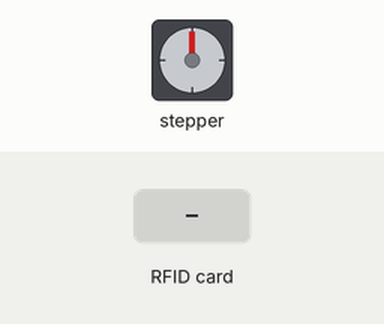
Simulated run of this sketch. Board: ESP32. Shown: stepper motor. The test bench sets the inputs (shaded band). Stepper angles assume 2048 steps per turn; what the sketch prints to the serial monitor is not drawn.

Above: at 1.8 s.
1.9 s: RFID card 67 67 67 67 held to the reader
At 5.6 s:
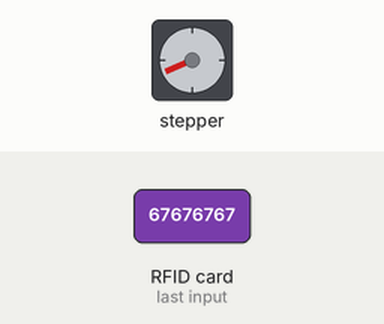
7.9 s: RFID card 64 3E 32 03 held to the reader
At 10.4 s:
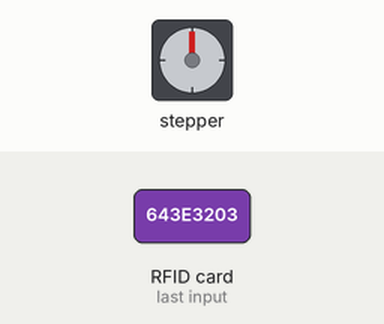
Timing chart, 0 to 18.6 s (numbered marks = the images above; inputs shaded):
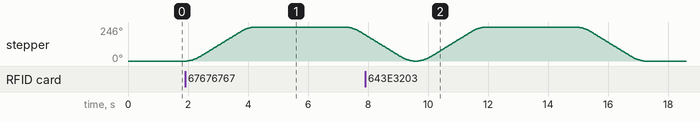

Measured:
- after the input at 1.9 s, stepper: turns 246° clockwise in 2.3 s, then 57° counter-clockwise in 0.65 s

The sketch:

V3Final.ino
```cpp
#include <WiFi.h>
#include <WebServer.h>
#include <SPI.h>
#include <MFRC522.h>
#include <AccelStepper.h>

// =================================================================
// STEPPER MOTOR - COMPLETELY REBUILT
// =================================================================

// Hardware pins
#define MOTOR_PIN1 39
#define MOTOR_PIN2 40
#define MOTOR_PIN3 41
#define MOTOR_PIN4 42

// Create stepper with FULL4WIRE for maximum torque
AccelStepper motor(AccelStepper::FULL4WIRE, MOTOR_PIN1, MOTOR_PIN3, MOTOR_PIN2, MOTOR_PIN4);

// Motor specifications for 28BYJ-48
#define STEPS_PER_REV 2048
#define DOOR_TRAVEL_STEPS 800

// Performance tuning - these are CRITICAL
#define MOTOR_MAX_SPEED 800.0      // Reduced for reliability
#define MOTOR_ACCELERATION 1500.0  // Gentler acceleration
#define DOOR_HOLD_TIME_MS 3000     // How long door stays open

// Position definitions
#define POS_CLOSED 0
#define POS_OPEN 1400

// Motor state machine
typedef enum {
  MOTOR_IDLE,           // Ready for commands
  MOTOR_OPENING,        // Moving to open position
  MOTOR_OPEN_HOLDING,   // Door is open, waiting
  MOTOR_CLOSING,        // Moving to closed position
  MOTOR_ERROR           // Something went wrong
} MotorState_t;

MotorState_t motorState = MOTOR_IDLE;
unsigned long motorStateStartTime = 0;
unsigned long motorMoveStartTime = 0;

// Motor statistics
unsigned long totalMoves = 0;
unsigned long failedMoves = 0;

// =================================================================
// RFID SYSTEM
// =================================================================

#define RST_PIN 16
#define SS_1    4
#define SS_2    5
#define PIN_SCK   6
#define PIN_MISO  15
#define PIN_MOSI  7

MFRC522 rfidReader1(SS_1, RST_PIN);
MFRC522 rfidReader2(SS_2, RST_PIN);

bool lastCardStateR1 = false;
bool lastCardStateR2 = false;

// =================================================================
// WEB SERVER
// =================================================================

WebServer webServer(80);

// =================================================================
// GOAT DATABASE
// =================================================================

typedef struct {
  const char* name;
  uint8_t uid[4];
} GoatRecord_t;

GoatRecord_t knownGoats[] = {
  {"Bron",    {0x64, 0x3E, 0x32, 0x03}},
  {"TFrance", {0xB9, 0x72, 0xA9, 0x11}},
  {"BigO",    {0xF9, 0xEF, 0x61, 0x12}}
};

#define NUM_KNOWN_GOATS (sizeof(knownGoats) / sizeof(knownGoats[0]))
#define MAX_GOATS_IN_BARN 10

String barnOccupants[MAX_GOATS_IN_BARN];
int barnPopulation = 0;

// Thread safety for dual-core operation
SemaphoreHandle_t barnDataMutex;

// =================================================================
// MOTOR CONTROL FUNCTIONS
// =================================================================

void motorInit() {
  motor.setMaxSpeed(MOTOR_MAX_SPEED);
  motor.setAcceleration(MOTOR_ACCELERATION);
  motor.setCurrentPosition(POS_CLOSED);
  motorState = MOTOR_IDLE;

  Serial.println("[MOTOR] Initialized");
  Serial.printf("  Max Speed: %.0f steps/sec\n", MOTOR_MAX_SPEED);
  Serial.printf("  Acceleration: %.0f steps/sec²\n", MOTOR_ACCELERATION);
  Serial.printf("  Travel Distance: %d steps\n", DOOR_TRAVEL_STEPS);
}

void motorOpenDoor() {
  if (motorState != MOTOR_IDLE) {
    Serial.println("[MOTOR] Busy - command ignored");
    return;
  }

  Serial.println("[MOTOR] ▶ Opening door...");
  motor.moveTo(POS_OPEN);
  motorState = MOTOR_OPENING;
  motorStateStartTime = millis();
  motorMoveStartTime = millis();
  totalMoves++;
}

void motorUpdate() {
  // MUST be called every loop - this is what actually moves the motor
  motor.run();

  // State machine
  switch (motorState) {

    case MOTOR_IDLE:
      // Nothing to do - waiting for command
      break;

    case MOTOR_OPENING:
      if (motor.distanceToGo() == 0) {
        // Reached open position
        unsigned long moveTime = millis() - motorMoveStartTime;
        int finalPos = motor.currentPosition();

        Serial.printf("[MOTOR] ✓ Door OPEN (position: %d, time: %lu ms)\n", finalPos, moveTime);

        // Check if we reached the target
        if (finalPos != POS_OPEN) {
          Serial.printf("[MOTOR] ⚠ Warning: Expected %d, got %d\n", POS_OPEN, finalPos);
          failedMoves++;
        }

        motorState = MOTOR_OPEN_HOLDING;
        motorStateStartTime = millis();
      }
      break;

    case MOTOR_OPEN_HOLDING:
      // Door is open, waiting for timer
      if (millis() - motorStateStartTime >= DOOR_HOLD_TIME_MS) {
        Serial.println("[MOTOR] ◀ Closing door...");
        motor.moveTo(POS_CLOSED);
        motorState = MOTOR_CLOSING;
        motorMoveStartTime = millis();
      }
      break;

    case MOTOR_CLOSING:
      if (motor.distanceToGo() == 0) {
        // Reached closed position
        unsigned long moveTime = millis() - motorMoveStartTime;
        int finalPos = motor.currentPosition();

        Serial.printf("[MOTOR] ✓ Door CLOSED (position: %d, time: %lu ms)\n", finalPos, moveTime);

        // Check if we reached the target
        if (finalPos != POS_CLOSED) {
          Serial.printf("[MOTOR] ⚠ Warning: Expected %d, got %d\n", POS_CLOSED, finalPos);
          failedMoves++;
        }

        motorState = MOTOR_IDLE;
        Serial.println("[MOTOR] Ready for next operation");
        Serial.println("─────────────────────────────────────");
      }
      break;

    case MOTOR_ERROR:
      // Error state - requires manual reset
      Serial.println("[MOTOR] ERROR STATE - Manual intervention required");
      break;
  }
}

bool motorIsIdle() {
  return (motorState == MOTOR_IDLE);
}

void motorPrintStats() {
  Serial.printf("[MOTOR STATS] Total: %lu, Failed: %lu, Success Rate: %.1f%%\n",
                totalMoves, failedMoves,
                totalMoves > 0 ? (100.0 * (totalMoves - failedMoves) / totalMoves) : 100.0);
}

// =================================================================
// GOAT TRACKING FUNCTIONS
// =================================================================

void barnAddGoat(String name) {
  xSemaphoreTake(barnDataMutex, portMAX_DELAY);

  // Check if already in barn
  for (int i = 0; i < barnPopulation; i++) {
    if (barnOccupants[i] == name) {
      Serial.printf("[BARN] %s already inside\n", name.c_str());
      xSemaphoreGive(barnDataMutex);
      return;
    }
  }

  // Add to barn
  if (barnPopulation < MAX_GOATS_IN_BARN) {
    barnOccupants[barnPopulation] = name;
    barnPopulation++;
    Serial.printf("[BARN] ➜ %s ENTERED (total: %d)\n", name.c_str(), barnPopulation);
  } else {
    Serial.println("[BARN] ✗ FULL - cannot add more goats!");
  }

  xSemaphoreGive(barnDataMutex);
}

void barnRemoveGoat(String name) {
  xSemaphoreTake(barnDataMutex, portMAX_DELAY);

  // Find and remove
  for (int i = 0; i < barnPopulation; i++) {
    if (barnOccupants[i] == name) {
      // Shift remaining goats
      for (int j = i; j < barnPopulation - 1; j++) {
        barnOccupants[j] = barnOccupants[j + 1];
      }
      barnPopulation--;
      Serial.printf("[BARN] ← %s EXITED (total: %d)\n", name.c_str(), barnPopulation);
      xSemaphoreGive(barnDataMutex);
      return;
    }
  }

  Serial.printf("[BARN] %s not found in barn\n", name.c_str());
  xSemaphoreGive(barnDataMutex);
}

// =================================================================
// RFID FUNCTIONS
// =================================================================

String rfidUidToString(MFRC522::Uid &uid) {
  String result = "";
  for (byte i = 0; i < uid.size; i++) {
    if (uid.uidByte[i] < 0x10) result += "0";
    result += String(uid.uidByte[i], HEX);
    if (i < uid.size - 1) result += ":";
  }
  result.toUpperCase();
  return result;
}

const char* rfidIdentifyGoat(MFRC522::Uid &uid) {
  if (uid.size < 4) return nullptr;

  for (int i = 0; i < NUM_KNOWN_GOATS; i++) {
    bool match = true;
    for (int j = 0; j < 4; j++) {
      if (knownGoats[i].uid[j] != uid.uidByte[j]) {
        match = false;
        break;
      }
    }
    if (match) return knownGoats[i].name;
  }

  return nullptr;
}

void rfidCheckReader(MFRC522 &reader, int readerNumber, bool &lastState) {
  bool cardPresent = reader.PICC_IsNewCardPresent() && reader.PICC_ReadCardSerial();

  if (cardPresent && !lastState) {
    // Card just detected
    String uid = rfidUidToString(reader.uid);
    const char* goatName = rfidIdentifyGoat(reader.uid);
    String goat = goatName ? String(goatName) : "UNKNOWN";

    Serial.printf("[RFID-%d] Detected: %s (%s)\n", readerNumber, goat.c_str(), uid.c_str());

    // Update barn tracking
    if (readerNumber == 1) {
      barnAddGoat(goat);
    } else if (readerNumber == 2) {
      barnRemoveGoat(goat);
    }

    // Trigger door
    if (motorIsIdle()) {
      motorOpenDoor();
    } else {
      Serial.println("[RFID] Motor busy - ignoring scan");
    }

    reader.PICC_HaltA();
    reader.PCD_StopCrypto1();
    lastState = true;

  } else if (!cardPresent) {
    lastState = false;
  }
}

// =================================================================
// WEB SERVER HANDLERS
// =================================================================

const char HTML_PAGE[] PROGMEM = R"rawliteral(
<!DOCTYPE html>
<html>
<head>
  <title>Goat Tracker Pro</title>
  <meta charset="UTF-8">
  <meta name="viewport" content="width=device-width, initial-scale=1">
  <style>
    * { margin: 0; padding: 0; box-sizing: border-box; }
    body {
      font-family: 'Segoe UI', Tahoma, Geneva, Verdana, sans-serif;
      background: linear-gradient(135deg, #667eea 0%, #764ba2 100%);
      min-height: 100vh;
      padding: 20px;
    }
    .container {
      max-width: 600px;
      margin: 0 auto;
      background: white;
      border-radius: 20px;
      padding: 40px;
      box-shadow: 0 20px 60px rgba(0,0,0,0.3);
    }
    h1 {
      color: #333;
      text-align: center;
      font-size: 2.5em;
      margin-bottom: 10px;
    }
    .subtitle {
      text-align: center;
      color: #666;
      margin-bottom: 30px;
      font-size: 1.1em;
    }
    .barn-card {
      background: linear-gradient(135deg, #4CAF50 0%, #45a049 100%);
      color: white;
      padding: 20px;
      border-radius: 15px;
      margin-bottom: 20px;
      box-shadow: 0 4px 15px rgba(76, 175, 80, 0.3);
    }
    .barn-title {
      font-size: 1.8em;
      font-weight: bold;
      display: flex;
      justify-content: space-between;
      align-items: center;
    }
    .count-badge {
      background: white;
      color: #4CAF50;
      padding: 8px 20px;
      border-radius: 25px;
      font-size: 0.9em;
      font-weight: bold;
    }
    .goat-list {
      background: #f9f9f9;
      border-radius: 15px;
      overflow: hidden;
      min-height: 200px;
    }
    .goat-item {
      padding: 20px;
      background: white;
      border-bottom: 1px solid #e0e0e0;
      font-size: 1.3em;
      font-weight: 600;
      color: #333;
      transition: all 0.3s ease;
    }
    .goat-item:hover {
      background: #e8f5e9;
      transform: translateX(10px);
      padding-left: 30px;
    }
    .goat-item:last-child {
      border-bottom: none;
    }
    .empty-state {
      padding: 80px 20px;
      text-align: center;
      color: #999;
      font-size: 1.3em;
    }
    .status-bar {
      margin-top: 20px;
      padding: 15px;
      background: #f5f5f5;
      border-radius: 10px;
      text-align: center;
      font-size: 0.9em;
      color: #666;
    }
    .status-online { color: #4CAF50; font-weight: bold; }
    .status-offline { color: #f44336; font-weight: bold; }
  </style>
</head>
<body>

<div class="container">
  <h1>🐐 Goat Tracker Pro</h1>
  <div class="subtitle">Real-Time Barn Management</div>

  <div class="barn-card">
    <div class="barn-title">
      <span>BARN STATUS</span>
      <span class="count-badge" id="count">0</span>
    </div>
  </div>

  <div class="goat-list" id="goatList">
    <div class="empty-state">Loading...</div>
  </div>

  <div class="status-bar">
    <span id="status" class="status-online">● Connected</span>
  </div>
</div>

<script>
let failCount = 0;

async function update() {
  try {
    const res = await fetch('/api/barn');
    const data = await res.json();

    document.getElementById('count').textContent = data.count;
    document.getElementById('status').textContent = '● Connected';
    document.getElementById('status').className = 'status-online';
    failCount = 0;

    const listEl = document.getElementById('goatList');
    if (data.goats.length === 0) {
      listEl.innerHTML = '<div class="empty-state">🌾 Barn is empty</div>';
    } else {
      listEl.innerHTML = data.goats.map(goat =>
        `<div class="goat-item">🐐 ${goat}</div>`
      ).join('');
    }
  } catch (err) {
    failCount++;
    if (failCount > 3) {
      document.getElementById('status').textContent = '● Connection Lost';
      document.getElementById('status').className = 'status-offline';
    }
  }
}

setInterval(update, 1000);
update();
</script>

</body>
</html>
)rawliteral";

void webHandleRoot() {
  webServer.send_P(200, "text/html", HTML_PAGE);
}

void webHandleAPI() {
  xSemaphoreTake(barnDataMutex, portMAX_DELAY);

  String json = "{\"count\":" + String(barnPopulation) + ",\"goats\":[";
  for (int i = 0; i < barnPopulation; i++) {
    json += "\"" + barnOccupants[i] + "\"";
    if (i < barnPopulation - 1) json += ",";
  }
  json += "]}";

  xSemaphoreGive(barnDataMutex);

  webServer.send(200, "application/json", json);
}

// =================================================================
// FREERTOS TASKS
// =================================================================

void taskMotorAndRFID(void *param) {
  Serial.println("[TASK] Motor+RFID task started on Core 1");

  while (true) {
    // Update motor - HIGHEST PRIORITY
    motorUpdate();

    // Check RFID only when motor is idle
    if (motorIsIdle()) {
      rfidCheckReader(rfidReader1, 1, lastCardStateR1);
      rfidCheckReader(rfidReader2, 2, lastCardStateR2);
    }

    // Minimal delay for smooth operation
    delayMicroseconds(100);
  }
}

void taskWebServer(void *param) {
  Serial.println("[TASK] WebServer task started on Core 0");

  while (true) {
    webServer.handleClient();
    delay(5);  // Check every 5ms
  }
}

// =================================================================
// MAIN SETUP
// =================================================================

void setup() {
  Serial.begin(115200);
  delay(500);

  Serial.println("\n");
  Serial.println("╔═══════════════════════════════════════════════╗");
  Serial.println("║       GOAT TRACKER PRO - SYSTEM START        ║");
  Serial.println("╚═══════════════════════════════════════════════╝");
  Serial.println();

  // Initialize mutex
  barnDataMutex = xSemaphoreCreateMutex();
  Serial.println("[SYSTEM] Mutex created");

  // Initialize motor
  motorInit();

  // Initialize RFID
  SPI.begin(PIN_SCK, PIN_MISO, PIN_MOSI, SS_1);
  rfidReader1.PCD_Init();
  rfidReader2.PCD_Init();
  Serial.println("[RFID] Readers initialized");

  // Initialize WiFi
  WiFi.softAP("GoatTracker", "67676767");
  Serial.print("[WIFI] Access Point: ");
  Serial.println(WiFi.softAPIP());

  // Initialize web server
  webServer.on("/", webHandleRoot);
  webServer.on("/api/barn", webHandleAPI);
  webServer.begin();
  Serial.println("[WEB] Server started");

  // Create FreeRTOS tasks
  xTaskCreatePinnedToCore(taskMotorAndRFID, "Motor+RFID", 10000, NULL, 2, NULL, 1);
  xTaskCreatePinnedToCore(taskWebServer, "WebServer", 10000, NULL, 1, NULL, 0);

  Serial.println();
  Serial.println("╔═══════════════════════════════════════════════╗");
  Serial.println("║            SYSTEM READY - DUAL CORE           ║");
  Serial.println("║  Core 1: Motor + RFID (High Priority)        ║");
  Serial.println("║  Core 0: WiFi + Web (Low Priority)           ║");
  Serial.println("╚═══════════════════════════════════════════════╝");
  Serial.println();
}

void loop() {
  // Print stats every 30 seconds
  static unsigned long lastStatsTime = 0;
  if (millis() - lastStatsTime > 30000) {
    lastStatsTime = millis();
    motorPrintStats();
  }

  delay(1000);
}
```
